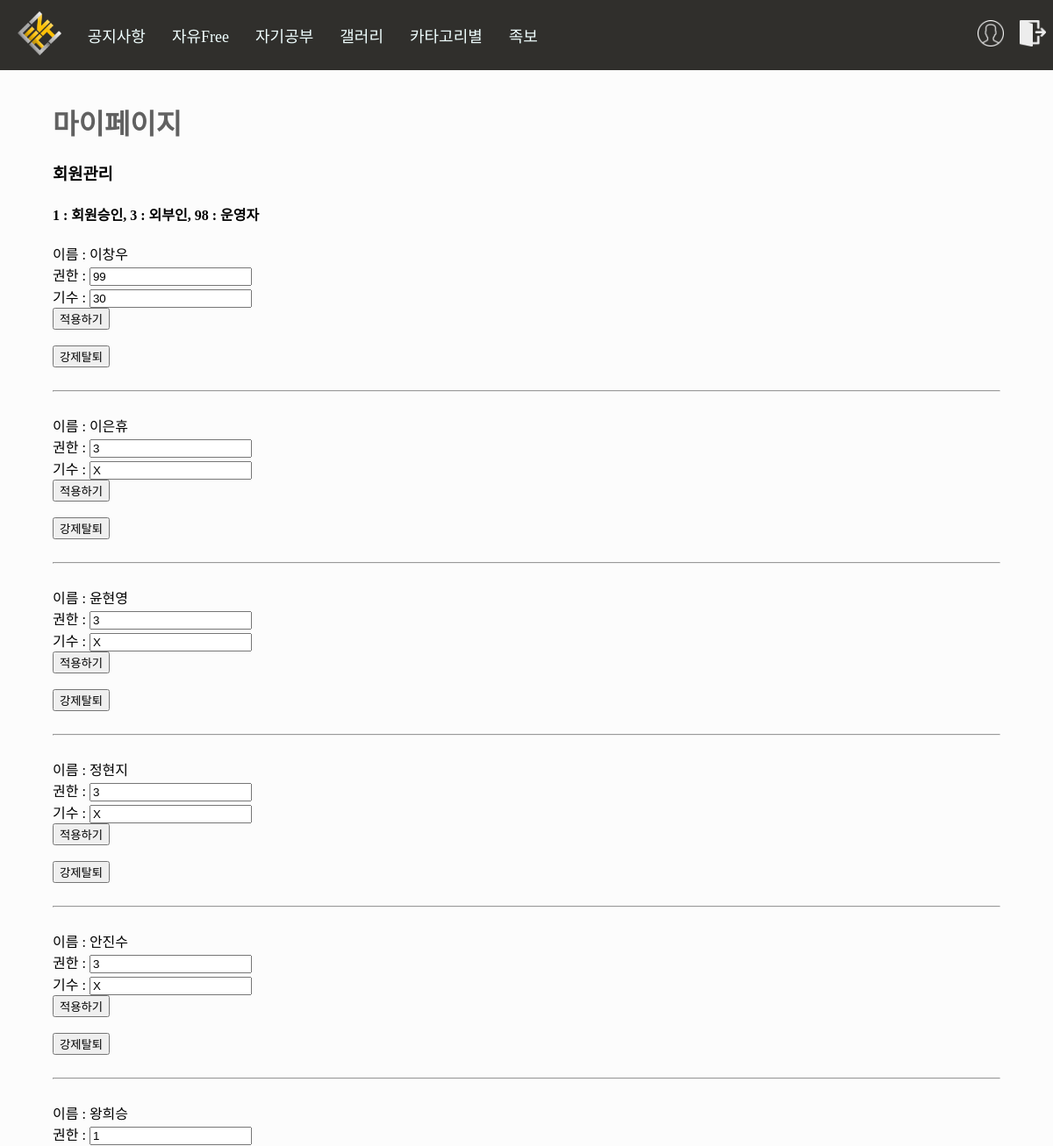
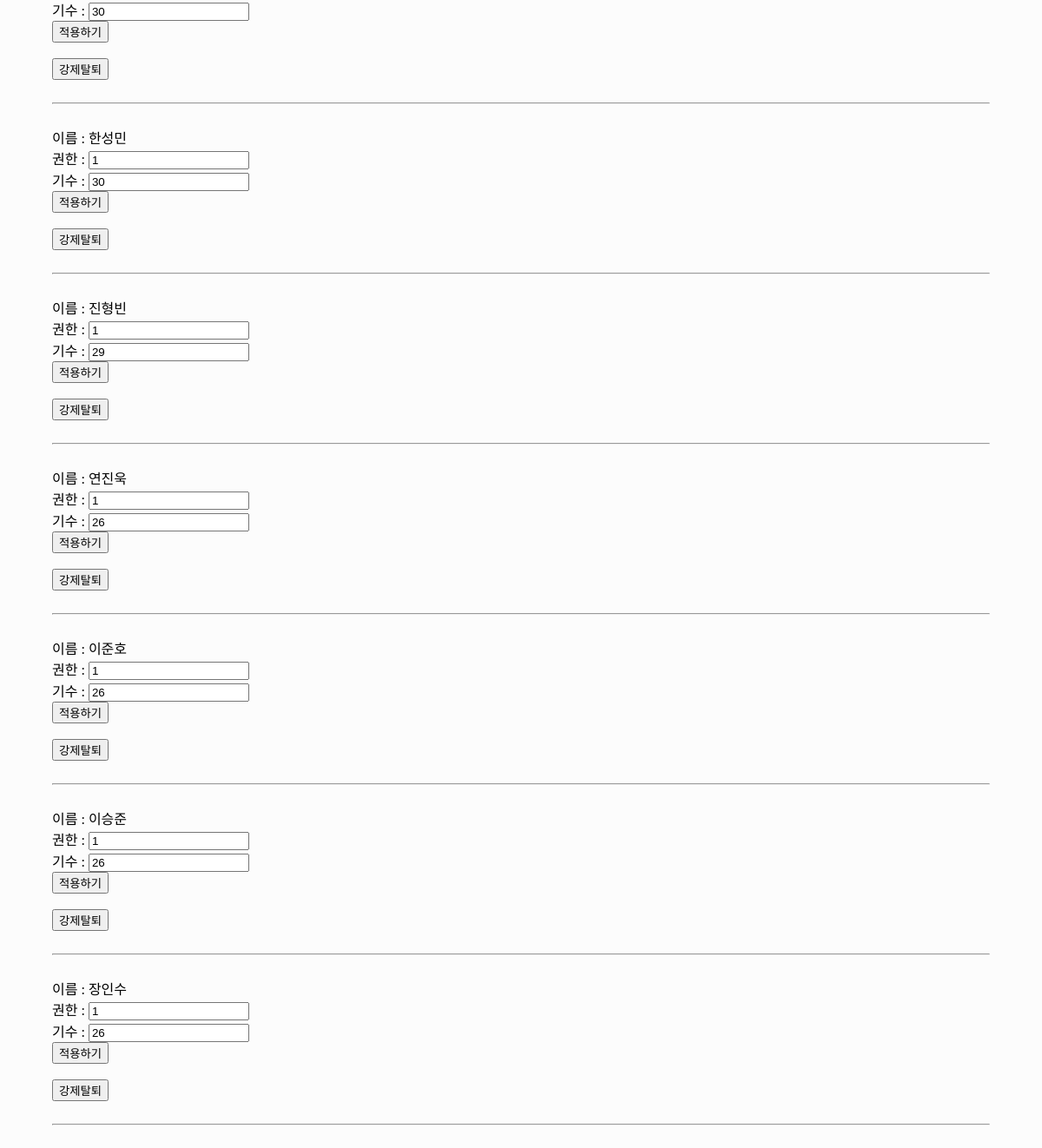
The app's page /account/permission/ (signed in) with its own data (2 pictures, top to bottom).
### account/models.py (models this page shows, shortened)
class Profile(models.Model):
    user = models.OneToOneField(User, on_delete=models.CASCADE) #1대1 조인
    Name = models.TextField(max_length=10) #이름
    UserNumber = models.IntegerField() #학번
    Phone = models.CharField(max_length=13) #전화번호
    UserType = models.CharField(max_length=13) #권한
    Generation = models.CharField(max_length=13) #기수

### account/views.py (the view)
# urls.py: path('permission/', views.permission, name='permission'),
@login_required(login_url='/account/login/')
def permission(request):
    profile = Profile.objects.get(user__username=request.user)
    if profile.UserType == "99":
        profile_all = Profile.objects.all().order_by('-UserType','-Generation')
    else:
        profile_all = Profile.objects.filter(~(Q(UserType = 99) | Q(UserType = 98))).order_by('UserType').order_by('-Generation') #운영자는 관리자 끼리 못지운다
    if profile.UserType == "99" or profile.UserType == "98":
        if request.method == 'POST':
            Profile_change = Profile.objects.get(id=request.POST.get("id"))
            Profile_change.UserType = request.POST.get("permission_number")
            Profile_change.Generation = request.POST.get("Generation")
            Profile_change.save()
        content = {
            "users":profile_all
        }
        return render(request, "permission.html", content)
    else:
        return redirect("/account/mypage/")

### account/templates/permission.html (shortened to what this page needs)
{%extends 'base.html'%}
{%block contents%}
<div style="margin:3% 5%; height:55%;">
    <h1><a href="../mypage/">마이페이지</a></h1>
    <h3>회원관리</h3>
    <h4><span>1 : 회원승인, 3 : 외부인, 98 : 운영자</span></h4>
{%for user in users%}
<form style="display:inline-table" method="POST" action="{%url 'permission'%}">
    이름 : {{user.Name}}<br>
    권한 : <input type="text" name="permission_number" value="{{user.UserType}}" required/><br>
    기수 : <input type="text" name="Generation" value="{{user.Generation}}" required/><br>
    <input type="submit" value="적용하기"><br><br>
</form>
<form method="POST" action="{%url 'force_delete'%}">
    <input type="submit" value="강제탈퇴" onclick="return confirm_msg();">
</form>
<br>
<hr>
<br>
{%endfor%}
</div>
{%endblock%}

### records on screen
Profile: Name "이창우", permission_number "99", Generation "30"
Profile: Name "이은휴", permission_number "3", Generation "X"
Profile: Name "윤현영", permission_number "3", Generation "X"
Profile: Name "정현지", permission_number "3", Generation "X"
Profile: Name "안진수", permission_number "3", Generation "X"
Profile: Name "왕희승", permission_number "1", Generation "30"
Profile: Name "한성민", permission_number "1", Generation "30"
Profile: Name "진형빈", permission_number "1", Generation "29"
Profile: Name "연진욱", permission_number "1", Generation "26"
Profile: Name "이준호", permission_number "1", Generation "26"
Profile: Name "이승준", permission_number "1", Generation "26"
Profile: Name "장인수", permission_number "1", Generation "26"
